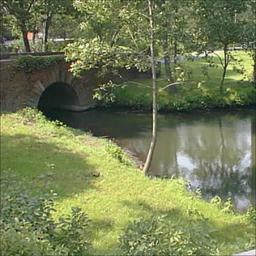
#> input picture intro-anomaly-detection/forest/forest_bost100.jpg, 256 x 256 px; its folder holds only this picture in this run
$ python anomaly_detec.py
#> lines starting #> are read from the running program, lines starting #| are printed output that depends on the picture; after the words box and inside, x2 and y2 are one past the last pixel; in counts of white or black regions, pixels touching at a corner belong together
# -*- coding: utf-8 -*-
"""
Created on Sat Jun 20 09:57:41 2020

@author: dell
"""
# -*- coding: utf-8 -*-
from sklearn.ensemble import IsolationForest
from imutils import paths
import numpy as np
import cv2
from os import listdir
import os

def quantify_image(img, bins=(4,6,3)):
    hist = cv2.calcHist([img], [0,1,2], None, bins,[0,180, 0,256, 0, 256])
    hist = cv2.normalize(hist, hist).flatten()

    return hist

def load_dataset(path, bins):
#> called with path = './forest', bins = (3, 3, 3)
    images=[]
    for img in listdir(path):
        images.append(img)
    data = []
    for img in images:
        image = cv2.imread(path+'/'+img)
#> image is the input picture: shape (256, 256, 3); mean B, G, R 85.3, 125.4, 116.6
        print(image)
#> (printed output is left out)
        image = cv2.cvtColor(image, cv2.COLOR_BGR2HSV)
#> image: shape (256, 256, 3); mean H, S, V 40.6, 81.4, 126
        features = quantify_image(image, bins)
#> in quantify_image, `hist = cv2.normalize(hist, hist).flatten()`: hist = 27 values, max 0.635 at index 4, min 0 at index 8, mean 0.0848
#> features has the same summary as hist in quantify_image
        data.append(features)
    return np.array(data)

### TRAIN MODEL

os.chdir(r'C:\Users\dell\Desktop\Anomaly Detection\ML\intro-anomaly-detection')
path='./forest'
data = load_dataset(path, bins=(3,3,3))

model = IsolationForest(n_estimators=100, contamination=0.01, random_state=42)
model.fit(data)

### TEST MODEL
test_img = './examples/coast_osun52.jpg'
test_img = cv2.imread(test_img)
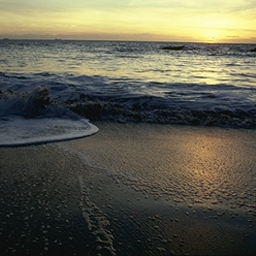
#> input picture intro-anomaly-detection/examples/coast_osun52.jpg, 256 x 256 px
#> test_img is the input picture: shape (256, 256, 3); mean B, G, R 78.2, 93.3, 94.7
image = cv2.cvtColor(test_img, cv2.COLOR_BGR2HSV)
#> image: shape (256, 256, 3); mean H, S, V 54.5, 61.7, 99.5
features = quantify_image(image, bins=(3,3,3))
#> features = 27 values, max 0.571 at index 9, min 0 at index 8, mean 0.0962

preds = model.predict([features])[0]
#> preds = 1

label = "anomaly" if preds == -1 else "normal"
#> label = 'normal'
color = (0, 0, 255) if preds == -1 else (0, 255, 0)
#> color = (0, 255, 0)

# draw the predicted label text on the original image
cv2.putText(test_img, label, (10,  25), cv2.FONT_HERSHEY_SIMPLEX,
	0.7, color, 2)
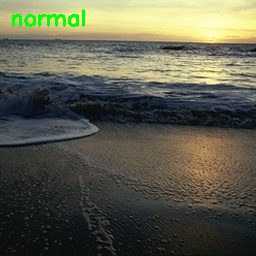
#> test_img: shape (256, 256, 3); 0.78% of pixels changed, all inside (x1, y1, x2, y2) = (12, 9, 85, 27)

# display the image

cv2.imshow("Output", test_img)
cv2.waitKey(0)
